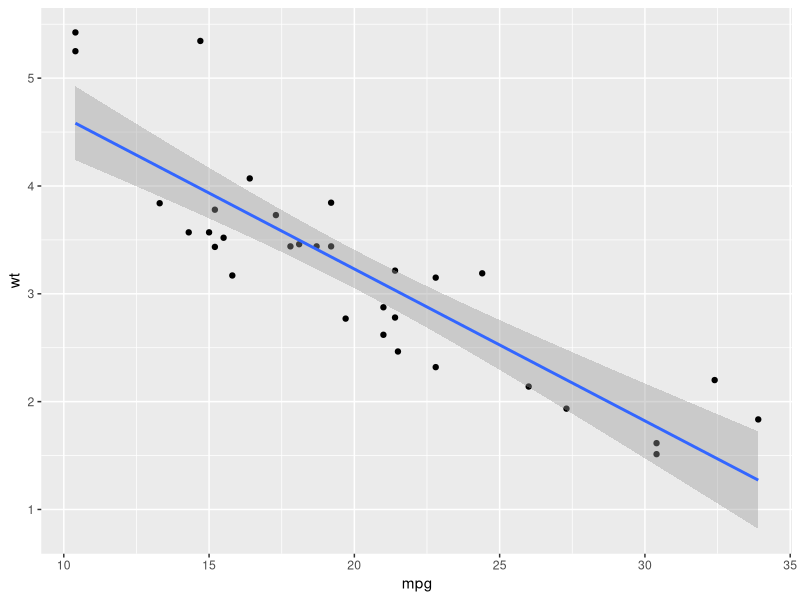
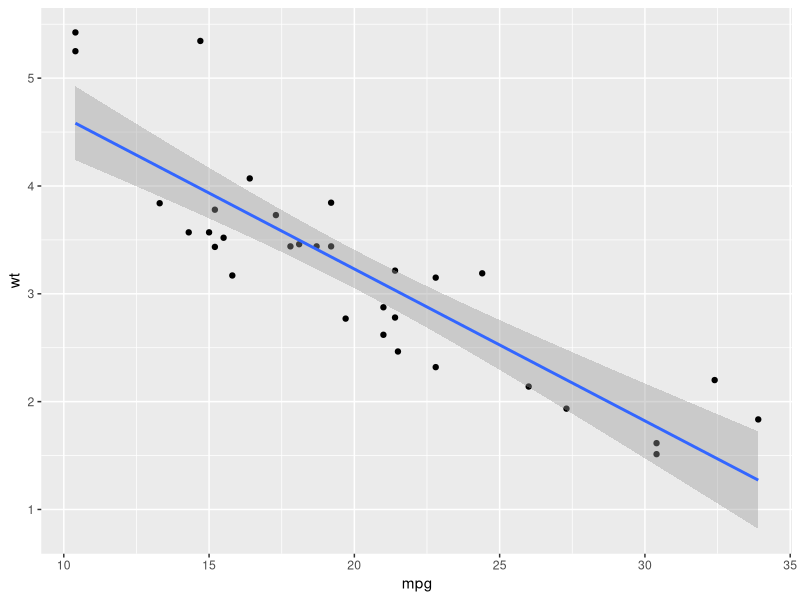

Here is the R script that generated these plots, in order:
## ---- chunk 1
# This code creates Fig 1
# I use the mtcars dataset (included with R)
library(ggplot2)
ggplot(mtcars, aes(mpg, wt)) +
  geom_point() +
  geom_smooth(method="lm") # Adds OLS line with SEs
ggsave("fig/fig1.pdf")
## ---- chunk 2
my_mean <- function(dat){
  the_sum <- numeric()
  N <- length(dat)
  for (i in 1:N){
    if(i==1){the_sum <- dat[1]}
    else{
    the_sum <- the_sum * dat[i]
  }}
  my_mean <- the_sum / N
  my_mean
}
mean_of_zero <- c(-2, -1, 1, 2)
my_mean(mean_of_zero)
